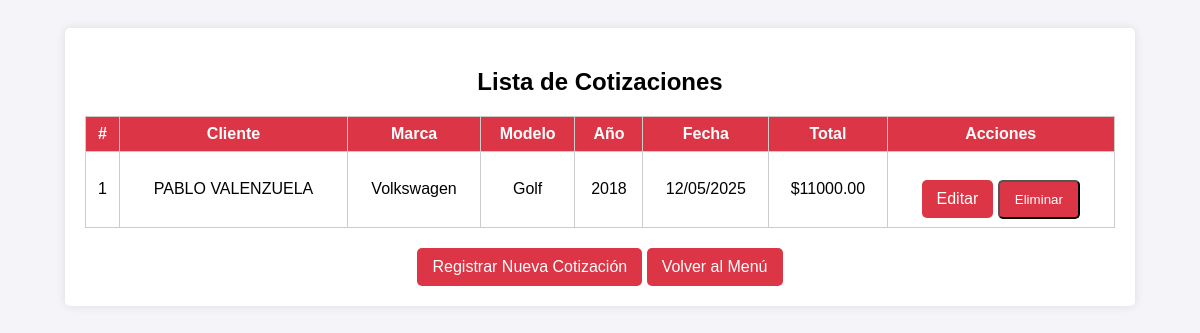
Page /crm/cotizaciones/ on the committed database.
### crm/models.py (models this page shows, shortened)
class Cotizacion(models.Model):
    cliente = models.ForeignKey('Cliente', on_delete=models.CASCADE)
    fecha = models.DateField(default=date.today)
    numero_cotizacion = models.PositiveIntegerField(unique=True)
    marca = models.CharField(max_length=50)
    modelo = models.CharField(max_length=50)
    anio = models.IntegerField()
    total_general = models.DecimalField(max_digits=10, decimal_places=2, default=0.00)

class Cliente(models.Model):
    nombre = models.CharField(max_length=100)
    apellido = models.CharField(max_length=100)
    telefono = models.CharField(
        max_length=12,
        validators=[RegexValidator(r'^\d{3}-\d{3}-\d{4}$', message="Formato de teléfono inválido (XXX-XXX-XXXX).")]
    )
    email = models.EmailField(blank = True, null = True)
    def __str__(self):
        return f"{self.nombre} {self.apellido}"

### crm/views.py (the view)
# urls.py: path('cotizaciones/', views.listar_cotizaciones, name='listar_cotizaciones'),
def listar_cotizaciones(request):
    cotizaciones = Cotizacion.objects.all().order_by('-fecha', '-numero_cotizacion')
    return render(request, 'crm/listar_cotizaciones.html', {'cotizaciones': cotizaciones})

### crm/templates/crm/listar_cotizaciones.html (shortened to what this page needs)
<!DOCTYPE html>
<html lang="es">
<head>
</head>
<body>
    <div class="container">
        <h2>Lista de Cotizaciones</h2>
        <table>
            <tr>
                <th>#</th>
                <th>Cliente</th>
                <th>Marca</th>
                <th>Modelo</th>
                <th>Año</th>
                <th>Fecha</th>
                <th>Total</th>
                <th>Acciones</th>
            </tr>
            {% for c in cotizaciones %}
            <tr>
                <td>{{ c.numero_cotizacion }}</td>
                <td>{{ c.cliente }}</td>
                <td>{{ c.marca }}</td>
                <td>{{ c.modelo }}</td>
                <td>{{ c.anio }}</td>
                <td>{{ c.fecha|date:"d/m/Y" }}</td>
                <td>${{ c.total_general }}</td>
                <td>
                    <a href="{% url 'editar_cotizacion' c.id %}">Editar</a>
                    <form method="post" action="{% url 'eliminar_cotizacion' c.id %}" onsubmit="return confirm('¿Eliminar esta cotización?');">
                        <button type="submit">Eliminar</button>
                    </form>
                </td>
            </tr>
            {% empty %}
            <tr><td colspan="8">No hay cotizaciones registradas.</td></tr>
            {% endfor %}
        </table>
        <a href="{% url 'registrar_cotizacion' %}">Registrar Nueva Cotización</a>
        <a href="{% url 'menu_principal' %}">Volver al Menú</a>
    </div>
</body>
</html>

### crm/templates/crm/listar_cotizaciones.html (style rules this page uses)
body { font-family: Arial, sans-serif; background-color: #f4f4f9; padding: 20px; text-align: center; }
.container { background: #fff; padding: 20px; border-radius: 5px; box-shadow: 0 0 10px rgba(0, 0, 0, 0.1); width: 90%; margin: auto; }
table { width: 100%; border-collapse: collapse; margin-top: 20px; }
th, td { border: 1px solid #ccc; padding: 8px; text-align: center; }
th { background-color: #dc3545; color: white; }
a, button { display: inline-block; margin-top: 20px; padding: 10px 15px; background-color: #dc3545; color: white; text-decoration: none; border-radius: 5px; }
form { display: inline; }

### rows in the picture
Cotizacion: numero_cotizacion "1", cliente "PABLO VALENZUELA", marca "Volkswagen", modelo "Golf", anio "2018", fecha "12/05/2025", total_general "11000.00"
